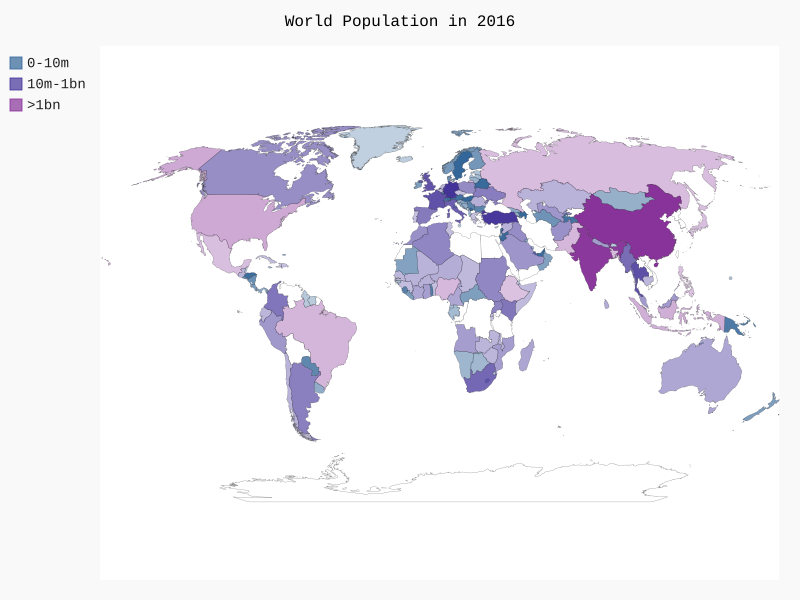

Recreate this plot in Python.
import json
import pygal
from pygal.style import RotateStyle
from country_code import get_country_code

filename="population_data.json"
chart_info={}
with open(filename) as f:
    pop_data=json.load(f)

for pop_dict in pop_data:
    if pop_dict['Year']==2016:
        country_name=pop_dict['Country Name']
        code=get_country_code(country_name)
        population=pop_dict['Value']
        if code:
            chart_info[code]=population

cp1,cp2,cp3={},{},{}
for country_code,population in chart_info.items():
    if population<10000000:
        cp1[country_code]=population
    elif population<100000000:
        cp2[country_code]=population
    else:
        cp3[country_code]=population


wmc_style=RotateStyle('#336699')
world_map_chart=pygal.maps.world.World(style=wmc_style)
world_map_chart.title="World Population in 2016"
world_map_chart.add('0-10m',cp1)
world_map_chart.add('10m-1bn',cp2)
world_map_chart.add('>1bn',cp3)
world_map_chart.render_to_file('world_population.svg')
